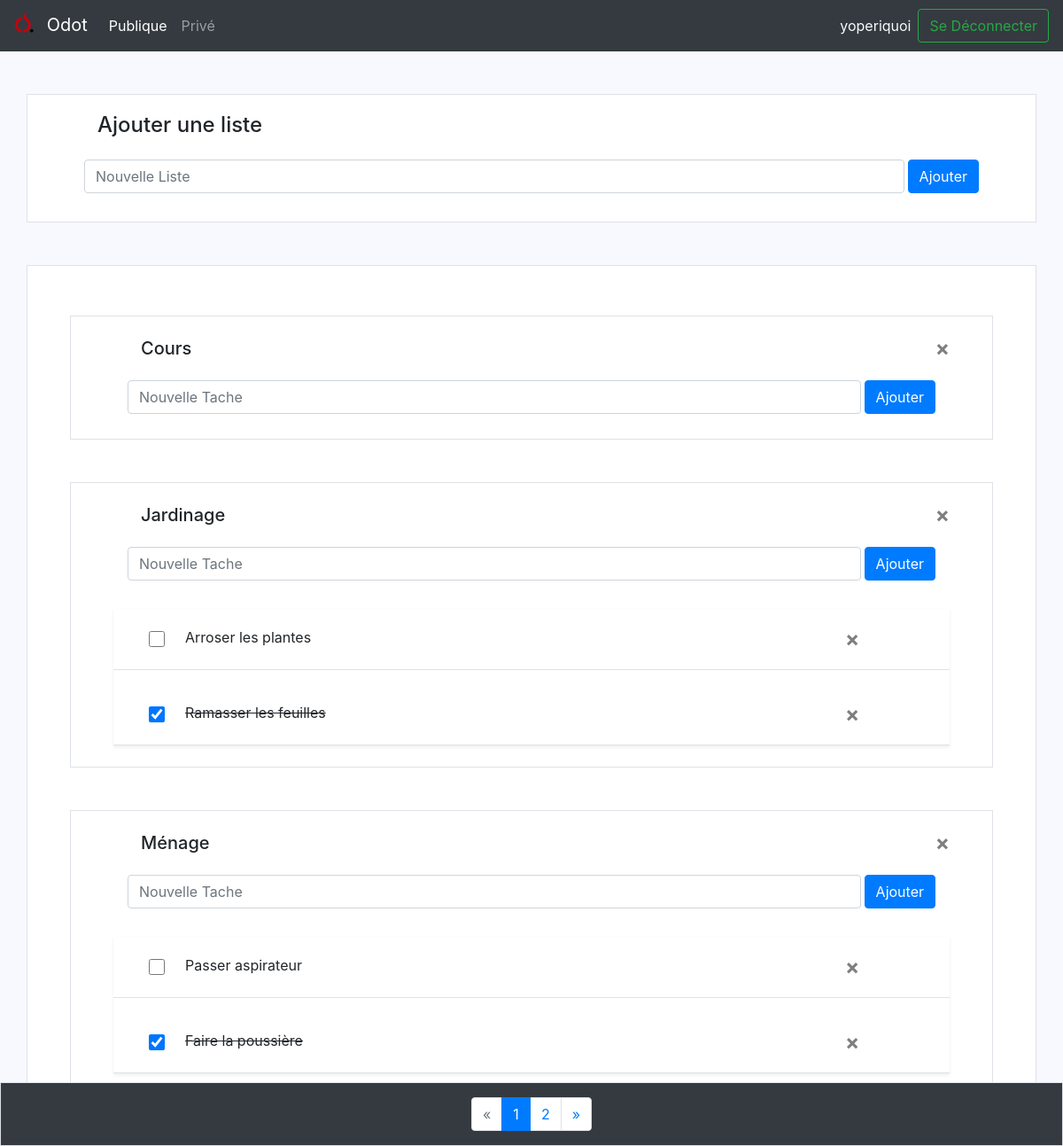
Page / (signed in) on the committed database.
### tables this page shows
CREATE TABLE IF NOT EXISTS `utilisateur` (
  `Email` varchar(50) NOT NULL,
  `Pseudonyme` varchar(40) NOT NULL,
  `Mdp` varchar(80) NOT NULL,
  PRIMARY KEY (`Email`)
);

CREATE TABLE IF NOT EXISTS `listespublique` (
  `IdListePublique` int(11) NOT NULL AUTO_INCREMENT,
  `Titre` varchar(40) NOT NULL,
  PRIMARY KEY (`IdListePublique`),
  UNIQUE KEY `Titre` (`Titre`)
);

CREATE TABLE IF NOT EXISTS `tache` (
  `IdTache` int(11) NOT NULL AUTO_INCREMENT,
  `Nom` varchar(100) NOT NULL,
  `Effectue` tinyint(1) NOT NULL,
  PRIMARY KEY (`IdTache`),
  UNIQUE KEY `Nom` (`Nom`)
);

### index.php (called while the page is built, shortened)
<?php
require_once(__DIR__.'/config/config.php');
require_once(__DIR__.'/config/SplClassLoader.php');
$cont = new controleur\FrontControleur();
?>

### config/SplClassLoader.php (called while the page is built, shortened)
<?php
class SplClassLoader
{
    private $_fileExtension = '.php';
    private $_namespace;
    private $_namespaceSeparator = '\\';
    public function __construct(string $ns = null, string $includePath = null)
    {
        $this->_namespace = $ns;
        $this->_includePath = $includePath;
    }
    public function loadClass(string $className)
    {
        if (null === $this->_namespace || $this->_namespace.$this->_namespaceSeparator === substr($className, 0, strlen($this->_namespace.$this->_namespaceSeparator))) {
            $fileName = '';
            if (false !== ($lastNsPos = strripos($className, $this->_namespaceSeparator))) {
                $namespace = substr($className, 0, $lastNsPos);
                $className = substr($className, $lastNsPos + 1);
                $fileName = str_replace($this->_namespaceSeparator, DIRECTORY_SEPARATOR, $namespace) . DIRECTORY_SEPARATOR;
            }
            $fileName .= str_replace('_', DIRECTORY_SEPARATOR, $className) . $this->_fileExtension;
        }
    }
}

### config/config.php (called while the page is built, shortened)
<?php
$user = 'root';
$pass = '';
$dsn = 'mysql:host=localhost;dbname=Odot';
?>

### modele/Modele.php (called while the page is built, shortened)
<?php
class Modele
{
    private $UtilisateurGateway;
    private $ListeGateway;
    public function __construct()
    {
        $this->UtilisateurGateway = new UtilisateurGateway();
        $this->ListeGateway = new ListeGateway();
    }
    public function nbListes() {
        return $this->ListeGateway->nbListes();
    }
    public function toutesLesListes(int $page, int $nbListesPages) {
        return $this->ListeGateway->findAllListes($page, $nbListesPages);
    }
    public function getPseudoUtilisateur(String $Email) {
        return $this->UtilisateurGateway->getPseudoUtilisateur($Email);
    }
}

### DAL/UtilisateurGateway.php (called while the page is built, shortened)
<?php
class UtilisateurGateway
{
    private $con;
    public function __construct($c=null)
    {
        if(isset($c) && $c != null) {
            $this->con=$c;
        } else {
            global $dsn, $user, $pass;
            $this->con=new Connection($dsn, $user, $pass);
        }
    }
    public function getPseudoUtilisateur(string $email) {
        $query='SELECT Pseudonyme FROM Utilisateur where Email=:email';
        $this->con->executeQuery($query,array(':email' => array($email, PDO::PARAM_STR)));
        $results=$this->con->getResults();
        if(isset($results[0]['Pseudonyme'])){
            return $results[0]['Pseudonyme'];
        }
        else return null;
    }
}

### DAL/Connection.php (called while the page is built, shortened)
<?php
class Connection extends \PDO {
private $stmt;
public function executeQuery(string $query, array $parameters = []) : bool{
	$this->stmt = parent::prepare($query);
	foreach ($parameters as $name => $value) {
	 $this->stmt->bindValue($name, $value[0], $value[1]);
	}
	return $this->stmt->execute();
}
public function getResults() : array {
 return $this->stmt->fetchall();
}
}
?>

### config/Validation.php (called while the page is built, shortened)
<?php
class Validation
{
    public static function val_page(?int $page) {
        return $page;
    }
}

### DAL/ListeGateway.php (called while the page is built, shortened)
<?php
class ListeGateway
{
    private $con;
    public function __construct($c=null)
    {
        if(isset($c) && $c != null) {
            $this->con = $c;
        } else {
            global $dsn, $user, $pass;
            $this->con=new Connection($dsn, $user, $pass);
        }
    }
    public function nbListes() {
        $query='SELECT count(*) FROM ListesPublique';
        $this->con->executeQuery($query,array());
        $results=$this->con->getResults();
        return $results[0]['count(*)'] == null ? 0 : $results[0]['count(*)'];
    }
    public function findAllListes(int $page, int $nbListesPages):array{
        $query='SELECT * FROM ListesPublique LIMIT :debut,:nb';
        $this->con->executeQuery($query,array(':debut' => array(($page-1)*$nbListesPages, PDO::PARAM_INT),
        										':nb' => array($nbListesPages, PDO::PARAM_INT)));
        $results=$this->con->getResults();
        foreach ($results as $row){
            $Titre=$row['Titre'];
            $query='SELECT * FROM ListeTachePublic where IdListePublique=:id';
            $this->con->executeQuery($query,array(':id' => array($row['IdListePublique'], PDO::PARAM_INT)));
            $resultats=$this->con->getResults();
            foreach ($resultats as $row){
                $query='SELECT IdTache,Nom,Effectue FROM Tache where IdTache=:id';
                $this->con->executeQuery($query,array(':id' => array($row['IdTache'], PDO::PARAM_INT)));
                $Tache=$this->con->getResults();
                foreach ($Tache as $value){
                    $Taches[]=new Tache($value['IdTache'],$value['Nom'],$value['Effectue']);
                }
            }
            if(empty($Taches)){
                $ListesTachesPublique[]=new ListeTache($Titre,$Taches=[]);
            }else{
                $ListesTachesPublique[]=new ListeTache($Titre,$Taches);
            }
            $Taches=[];
        }
        return $ListesTachesPublique;
    }
}

### DAL/metier/Tache.php (called while the page is built, shortened)
<?php
class Tache{
    public string $Nom;
    function __construct(int $Id,string $Nom, bool $Effectue){
        $this->Id=$Id;
        $this->Nom=$Nom;
        $this->Effectue=$Effectue;
    }
    function __toString() : string
    {
        return $this->Nom;
    }
}

### DAL/metier/ListeTache.php (called while the page is built, shortened)
<?php
class ListeTache
{
    private $Titre;
    function __construct(string $Titre,array $Taches){
        $this->Titre=$Titre;
    }
    function __ToString():string{
        return $this->Titre;
    }
}

### vues/PagePrincipale.php (the view, shortened to what this page needs)
<!DOCTYPE html>
<html lang="fr" xmlns="http://www.w3.org/1999/html">
<head>
    <link href="BootStrap/css/bootstrap.min.css" rel="stylesheet">
    <link href="vues/css/CSSPagePrincipale.css" rel="stylesheet">
</head>
<body class="bg">
<nav class="navbar navbar-expand navbar-dark bg-dark mb-4">
    <a class="navbar-brand" href="#">
        <img class="mr-2 mb-2" src="vues/Images/OdotShortcut.jpg" alt="" width="23" height="23">
        Odot
    </a>
    <div class="collapse navbar-collapse" id="navbarCollapse">
        <ul class="navbar-nav mr-auto">
            <li class="nav-item active">
                <a class="nav-link active" href="#">Publique<span class="sr-only">(current)</span></a>
            </li>
            <li class="nav-item">
                <a class="nav-link" href="?action=pagePrivee" tabindex="-1" aria-disabled="true">Privé</a>
            </li>
        </ul>
        <label class='mr-sm-2 text-light mt-2'><?php print isset($pseudo) ? $pseudo : "Invité"; ?></label>
        <a href='?action=<?php print isset($pseudo) ? "seDeconnecter" : "pageConnection"; ?>' class='form-inline mt-2 mt-md-0' style='text-decoration: none'>
                <button class='btn btn-outline-success my-2 my-sm-0' type='submit'>
                    <?php print isset($pseudo) ? "Se Déconnecter" : "Se connecter"; ?></button>
        </a>
    </div>
</nav>
<main role='main' class='container bg-white py-3 px-5 border my-5'>
    <h4 class='mt-1 ml-3 col-sm-10'>Ajouter une liste</h4>
    <form  class='d-flex col-12 p-3' method='POST'>
        <input type='text' name='AjoutListe' class='form-control todo-list-input mr-1' placeholder='Nouvelle Liste'>
        <button type='submit' name="action" value="ajouterListePublique" class='btn btn-primary'>Ajouter</button>
    </form>
</main>
<main role='main' class='container bg-white py-2 px-5 border '>
    <?php
        if($ListesPublique!=NULL) {
            foreach ($ListesPublique as $ListePublique) {
                print"
            <main role='main' class='container bg-white py-2 px-5 border my-5'>
            <form method='post'>
                    <input type='text' name='NomListe' value='$ListePublique' hidden>
                    <button id='delete' name='action' value='supprimerListePublique' class='mt-3 close justify-content-end col-sm1' aria-label='Close'>
                        <span aria-hidden='true'>&times;</span>
                    </button>
            </form>
            <h5 class='mt-3 ml-3 col-sm-10'>$ListePublique</h5>
            <form  class='d-flex col-12 p-3' method='POST'>
                <input type='hidden' name='Liste' value='$ListePublique'/>
                <input type='text' name='Ajout' class='form-control todo-list-input mr-1' placeholder='Nouvelle Tache'>
                <button type='submit' name='action' value='ajouterTachePublique' class='btn btn-primary'>Ajouter</button>
            </form>";
    print "<ul class='list-unstyled shadow-sm mb-1 todo-list'>";
                if ($ListePublique->Taches != NULL) {
                    $TachesPublique = $ListePublique->Taches;
                    foreach ($TachesPublique as $Tache) {
                        if ($Tache->Effectue == false) {
                            print "
                                    <li class='d-flex align-items-center p-3 my-3 border-bottom border-gray'>
                                        <input type='checkbox' class='ml-4 checkbox'>
                                        <label for='$Tache' id='Tache' class='ml-2 pt-1 label-list col-sm-10 tache'>$Tache</label>
                                        <form method='post'>
                                            <input type='text' name='NomTache' value='$Tache' hidden>
                                            <button id='delete' name='action' value='supprimerTachePublique' class='close justify-content-end col-sm1' aria-label='Close'>
                                                <span aria-hidden='true'>&times;</span>
                                            </button>
                                        </form>
                                    </li>";
                        } else {
                            print "
                                    <li class='d-flex align-items-center p-3 my-3 border-bottom border-gray'>
                                        <input type='checkbox' class='ml-4 checkbox' checked>
                                        <label for='$Tache' id='Tache' class='ml-2 pt-1 label-list col-sm-10 tache'>$Tache</label>
                                        <form method='post'>
                                            <input type='text' name='NomTache' value='$Tache' hidden>
                                            <button id='delete' name='action' value='supprimerTachePublique' class='close justify-content-end col-sm1' aria-label='Close'>
                                                <span aria-hidden='true'>&times;</span>
                                            </button>
                                        </form>
                                    </li>";
                        }
                    }
                    print "</ul>";
                }
                print "</main>";
            }
        }else{
            print "<h5 class='text-center mt-2'>Veuillez commencer par créer une liste !</h5>";
        }
        ?>
</main>
</body>
<footer class="d-flex justify-content-center start-50 translate-middle-x w-100 fixed-bottom">
    <main role='main' class='w-100 bg-dark border d-flex justify-content-center pt-3'>
        <nav aria-label="Page navigation navbar navbar-expand">
            <ul class="pagination">
                <li class="page-item <?= ($page == 1) ? 'disabled' : '' ?>">
                    <a class="page-link"
                       href="?action&amp;page=<?= $page - 1 ?>" aria-label="Previous">
                        <span aria-hidden="true">&laquo;</span>
                    </a>
                </li>
                <?php
                if($nbPages < 10){
                    for($p = 1; $p <= $nbPages; $p++): ?>
                        <li class="page-item <?= ($p == $page) ? 'active' : '' ?>">
                            <a class="page-link" href="?action&amp;page=<?= $p ?>"><?= $p ?></a>
                        </li>
                    <?php
                    endfor;
                }
                ?>
                <li class="page-item <?= ($page == $nbPages) ? 'disabled' : '' ?>">
                    <a class="page-link"
                       href="?action&amp;page=<?= $page + 1 ?>" aria-label="Next">
                        <span aria-hidden="true">&raquo;</span>
                    </a>
                </li>
            </ul>
        </nav>
    </main>
</footer>
</html>

### vues/css/CSSPagePrincipale.css (style rules this page uses)
input[type="checkbox"]:checked+label.label-list { text-decoration: line-through; }
input[type="checkbox"] { width: 18px; height: 18px; }
input[type="checkbox"]:checked { width: 18px; height: 18px; background: #405189; border-width: 0; top: 0; left: 0 }
.bg { background-color: ghostwhite; }

### rows in the picture
utilisateur: Pseudonyme "yoperiquoi"
listespublique: Titre "Cours"
listespublique: Titre "Jardinage"
tache: Nom "Arroser les plantes"
tache: Nom "Ramasser les feuilles"
listespublique: Titre "Ménage"
tache: Nom "Passer aspirateur"
tache: Nom "Faire la poussière"
